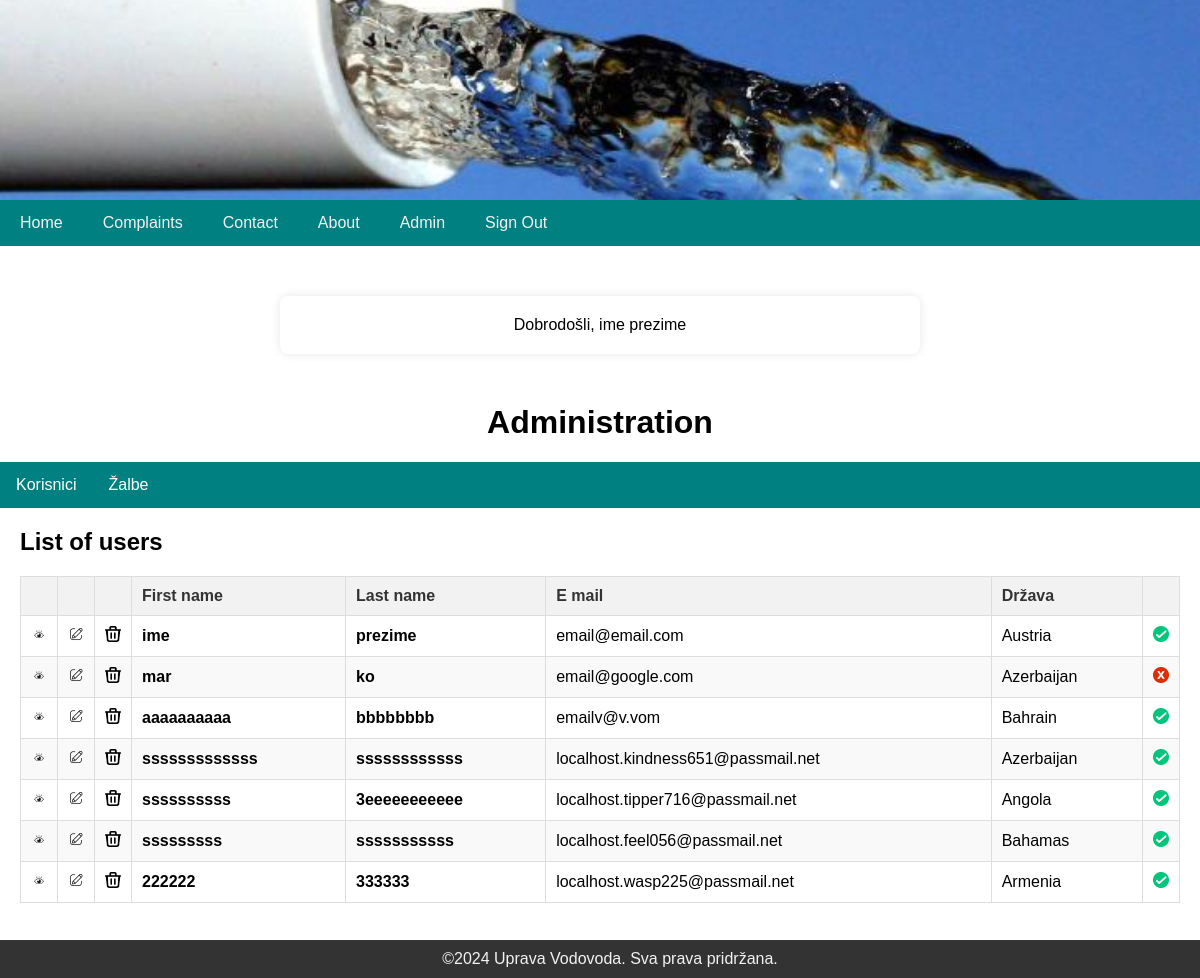
The app's page /index.php?menu=7 (signed in) with its own data.
### tables this page shows
CREATE TABLE `users` (
  `id` int(11) NOT NULL,
  `firstname` varchar(255) NOT NULL,
  `lastname` varchar(255) NOT NULL,
  `email` varchar(255) NOT NULL,
  `username` varchar(255) NOT NULL,
  `password` varchar(255) NOT NULL,
  `country` char(2) NOT NULL,
  `date` timestamp NOT NULL DEFAULT current_timestamp() ON UPDATE current_timestamp(),
  `archive` enum('Y','N') NOT NULL DEFAULT 'N'
);

CREATE TABLE `countries` (
  `id` int(11) NOT NULL,
  `country_code` varchar(2) NOT NULL DEFAULT '',
  `country_name` varchar(100) NOT NULL DEFAULT ''
);

### admin/users.php (the view, shortened to what this page needs)
<?php
	if (isset($_GET['id']) && $_GET['id'] != '') {
		$query  = "SELECT * FROM users";
		$query .= " WHERE id=?";
		$stmt = mysqli_prepare($MySQL, $query);
		mysqli_stmt_bind_param($stmt, "i", $_GET['id']);
		mysqli_stmt_execute($stmt);
		$result = mysqli_stmt_get_result($stmt);
		$row = mysqli_fetch_array($result);
		print '
		<div class=complaints>
		<h2>User profile</h2>
		<p><b>First name:</b> ' . $row['firstname'] . '</p>
		<p><b>Last name:</b> ' . $row['lastname'] . '</p>
		<p><b>Username:</b> ' . $row['username'] . '</p>';
		$query  = "SELECT * FROM countries";
		$query .= " WHERE country_code=?";
		$stmt = mysqli_prepare($MySQL, $query);
		mysqli_stmt_bind_param($stmt, "s", $row['country']);
		mysqli_stmt_execute($stmt);
		$result = mysqli_stmt_get_result($stmt);
		$_row = mysqli_fetch_array($result);
		print '
		<p><b>Country:</b> ' .$_row['country_name'] . '</p>
		<p><b>Date:</b> ' . pickerDateToMysql($row['date']) . '</p>
		<p><a href="index.php?menu='.$menu.'&amp;action='.$action.'">Back</a></p>
		</div>';
	}
	else {
		print '
		<div id="users">
		<h2>List of users</h2>
			<table>
				<thead>
					<tr>
						<th width="16"></th>
						<th width="16"></th>
						<th width="16"></th>
						<th>First name</th>
						<th>Last name</th>
						<th>E mail</th>
						<th>Država</th>
						<th width="16"></th>
					</tr>
				</thead>
				<tbody>';
				$query  = "SELECT * FROM users";
				$stmt = mysqli_prepare($MySQL, $query);
				mysqli_stmt_execute($stmt);
				$result = mysqli_stmt_get_result($stmt);
				while($row = mysqli_fetch_array($result)) {
					print '
					<tr>
						<td><a href="index.php?menu='.$menu.'&amp;action='.$action.'&amp;id=' .$row['id']. '"><img src="imgs/eye.png" alt="user"></a></td>
						<td><a href="index.php?menu='.$menu.'&amp;action='.$action.'&amp;edit=' .$row['id']. '"><img src="imgs/edit.png" alt="edit"></a></td>
						<td><a href="index.php?menu='.$menu.'&amp;action='.$action.'&amp;delete=' .$row['id']. '"><img src="imgs/trash.png" alt="delete"></a></td>
						<td><strong>' . $row['firstname'] . '</strong></td>
						<td><strong>' . $row['lastname'] . '</strong></td>
						<td>' . $row['email'] . '</td>
						<td>';
							$_query  = "SELECT * FROM countries";
							$_query .= " WHERE country_code=?";
							$_stmt = mysqli_prepare($MySQL, $_query);
							mysqli_stmt_bind_param($_stmt, "s", $row['country']);
							mysqli_stmt_execute($_stmt);
							$_result = mysqli_stmt_get_result($_stmt);
							$_row = mysqli_fetch_array($_result);
							print $_row['country_name'] . '
						</td>
						<td>';
							if ($row['archive'] == 'Y') { print '<img src="imgs/inactive.png" alt="archived" title="" />'; }
                            else if ($row['archive'] == 'N') { print '<img src="imgs/active.png" alt="active" title="" />'; }
						print '
						</td>
					</tr>';
				}
			print '
				</tbody>
			</table>
		</div>';
	}
?>

### style.css (style rules this page uses)
body { font-family: Arial, sans-serif; margin: 0; padding: 0; }
#complaints, #users { margin: 20px 20px; }
#users { margin-bottom: 75px; }
#users table { width: 100%; border-collapse: collapse; margin-bottom: 20px; }
#users table, #users th, #users td { border: 1px solid #ddd; }
#users th, #users td { padding: 10px; text-align: left; }
#users th { background-color: #f2f2f2; color: #333; }
#users tr:nth-child(even) { background-color: #f9f9f9; }
#users img { width: 16px; height: 16px; }
.message { text-align: center; width: 50%; margin: 50px auto; background-color: #fff; padding: 20px; box-shadow: 0 0 10px rgba(0, 0, 0, 0.1); border-radius: 8px; }

### records on screen
users: firstname "ime", lastname "prezime", email "email@email.com", countries.country_name "Austria"
users: firstname "mar", lastname "ko", email "email@google.com", countries.country_name "Azerbaijan"
users: firstname "aaaaaaaaaa", lastname "bbbbbbbb", email "emailv@v.vom", countries.country_name "Bahrain"
users: firstname "sssssssssssss", lastname "ssssssssssss", email "localhost.kindness651@passmail.net", countries.country_name "Azerbaijan"
users: firstname "ssssssssss", lastname "3eeeeeeeeeee", email "localhost.tipper716@passmail.net", countries.country_name "Angola"
users: firstname "sssssssss", lastname "sssssssssss", email "localhost.feel056@passmail.net", countries.country_name "Bahamas"
users: firstname "222222", lastname "333333", email "localhost.wasp225@passmail.net", countries.country_name "Armenia"

### other values on screen
$_SESSION['message'] "Dobrodošli, ime prezime"
